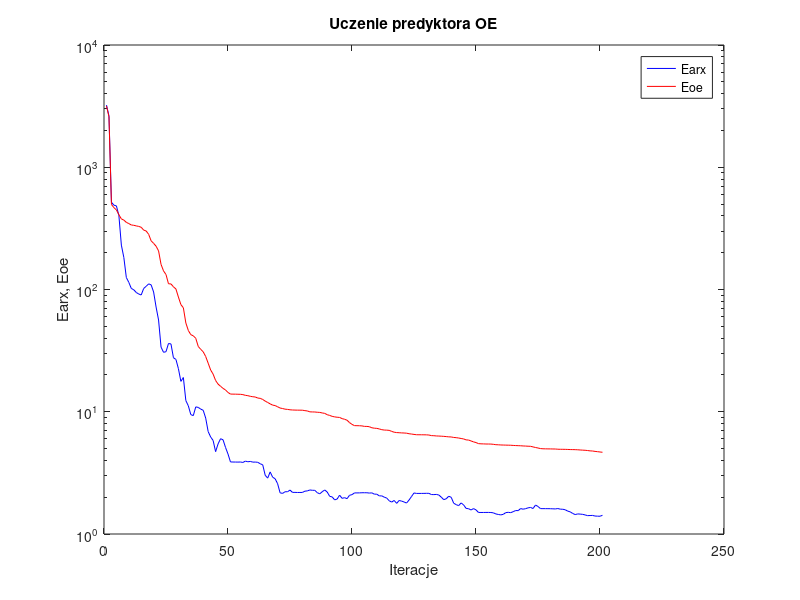
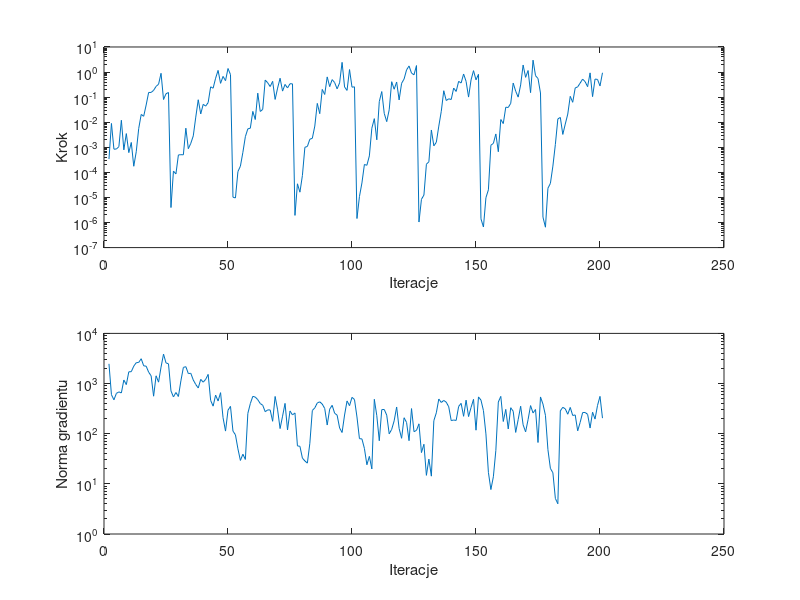

Here is the MATLAB script that generated these plots, in order:
%uczenie predyktora oe
clear all;
n=0; farx(n+1)=3.224729e+003; foe(n+1)=3.168989e+003; wspucz(n+1)=0.000000e+000; ng(n+1)=0.000000e+000;
%odnowa zmiennej metryki
n=1; farx(n+1)=2.632072e+003; foe(n+1)=2.592594e+003; krok(n+1)=3.383827e-004; ng(n+1)=2.472558e+003;
n=2; farx(n+1)=5.164581e+002; foe(n+1)=4.963931e+002; krok(n+1)=8.928204e-003; ng(n+1)=5.988871e+002;
n=3; farx(n+1)=4.893732e+002; foe(n+1)=4.674201e+002; krok(n+1)=8.410247e-004; ng(n+1)=4.741132e+002;
n=4; farx(n+1)=4.831772e+002; foe(n+1)=4.474313e+002; krok(n+1)=8.540993e-004; ng(n+1)=6.369838e+002;
n=5; farx(n+1)=4.027969e+002; foe(n+1)=4.093209e+002; krok(n+1)=1.060430e-003; ng(n+1)=6.820544e+002;
n=6; farx(n+1)=2.307877e+002; foe(n+1)=3.779809e+002; krok(n+1)=1.196341e-002; ng(n+1)=6.496307e+002;
n=7; farx(n+1)=1.826172e+002; foe(n+1)=3.694311e+002; krok(n+1)=7.905261e-004; ng(n+1)=1.176469e+003;
n=8; farx(n+1)=1.254337e+002; foe(n+1)=3.542731e+002; krok(n+1)=3.516052e-003; ng(n+1)=9.529819e+002;
n=9; farx(n+1)=1.143822e+002; foe(n+1)=3.461570e+002; krok(n+1)=6.134302e-004; ng(n+1)=1.714040e+003;
n=10; farx(n+1)=1.020863e+002; foe(n+1)=3.371907e+002; krok(n+1)=1.556794e-003; ng(n+1)=1.723517e+003;
n=11; farx(n+1)=9.949677e+001; foe(n+1)=3.351028e+002; krok(n+1)=1.752601e-004; ng(n+1)=2.224252e+003;
n=12; farx(n+1)=9.456312e+001; foe(n+1)=3.313343e+002; krok(n+1)=6.650130e-004; ng(n+1)=2.603833e+003;
n=13; farx(n+1)=9.184774e+001; foe(n+1)=3.282476e+002; krok(n+1)=5.654998e-003; ng(n+1)=2.636893e+003;
n=14; farx(n+1)=9.021614e+001; foe(n+1)=3.228585e+002; krok(n+1)=2.043074e-002; ng(n+1)=3.125577e+003;
n=15; farx(n+1)=1.019612e+002; foe(n+1)=3.060855e+002; krok(n+1)=1.725161e-002; ng(n+1)=2.256828e+003;
n=16; farx(n+1)=1.062287e+002; foe(n+1)=3.011362e+002; krok(n+1)=4.879939e-002; ng(n+1)=2.219980e+003;
n=17; farx(n+1)=1.111790e+002; foe(n+1)=2.827821e+002; krok(n+1)=1.537931e-001; ng(n+1)=1.687386e+003;
n=18; farx(n+1)=1.092020e+002; foe(n+1)=2.502345e+002; krok(n+1)=1.537931e-001; ng(n+1)=1.426640e+003;
n=19; farx(n+1)=9.546118e+001; foe(n+1)=2.385556e+002; krok(n+1)=1.865458e-001; ng(n+1)=5.593820e+002;
n=20; farx(n+1)=7.187679e+001; foe(n+1)=2.260670e+002; krok(n+1)=2.681247e-001; ng(n+1)=1.426789e+003;
n=21; farx(n+1)=5.631549e+001; foe(n+1)=2.070102e+002; krok(n+1)=3.262230e-001; ng(n+1)=1.066691e+003;
n=22; farx(n+1)=3.379260e+001; foe(n+1)=1.604732e+002; krok(n+1)=8.923142e-001; ng(n+1)=2.126555e+003;
n=23; farx(n+1)=3.064696e+001; foe(n+1)=1.420123e+002; krok(n+1)=8.044705e-002; ng(n+1)=3.860746e+003;
n=24; farx(n+1)=3.098819e+001; foe(n+1)=1.325583e+002; krok(n+1)=1.362644e-001; ng(n+1)=2.581250e+003;
n=25; farx(n+1)=3.615259e+001; foe(n+1)=1.114114e+002; krok(n+1)=1.534454e-001; ng(n+1)=2.471944e+003;
%odnowa zmiennej metryki
n=26; farx(n+1)=3.587141e+001; foe(n+1)=1.110574e+002; krok(n+1)=3.954660e-006; ng(n+1)=7.142934e+002;
n=27; farx(n+1)=2.766232e+001; foe(n+1)=1.052316e+002; krok(n+1)=1.123699e-004; ng(n+1)=5.409347e+002;
n=28; farx(n+1)=2.680844e+001; foe(n+1)=1.009588e+002; krok(n+1)=8.683747e-005; ng(n+1)=6.628653e+002;
n=29; farx(n+1)=2.252534e+001; foe(n+1)=8.676473e+001; krok(n+1)=4.958583e-004; ng(n+1)=5.521206e+002;
n=30; farx(n+1)=1.772841e+001; foe(n+1)=7.529796e+001; krok(n+1)=5.067687e-004; ng(n+1)=1.130705e+003;
n=31; farx(n+1)=1.905216e+001; foe(n+1)=7.084309e+001; krok(n+1)=5.014459e-004; ng(n+1)=2.096167e+003;
n=32; farx(n+1)=1.233897e+001; foe(n+1)=5.324746e+001; krok(n+1)=5.770731e-003; ng(n+1)=2.170211e+003;
n=33; farx(n+1)=1.118454e+001; foe(n+1)=4.623420e+001; krok(n+1)=8.786586e-004; ng(n+1)=1.580622e+003;
n=34; farx(n+1)=9.480212e+000; foe(n+1)=4.270770e+001; krok(n+1)=1.441974e-003; ng(n+1)=1.600352e+003;
n=35; farx(n+1)=9.296380e+000; foe(n+1)=4.179617e+001; krok(n+1)=2.855545e-003; ng(n+1)=1.177221e+003;
n=36; farx(n+1)=1.095985e+001; foe(n+1)=3.988071e+001; krok(n+1)=1.596002e-002; ng(n+1)=9.574684e+002;
n=37; farx(n+1)=1.085335e+001; foe(n+1)=3.421786e+001; krok(n+1)=7.859447e-002; ng(n+1)=8.146128e+002;
n=38; farx(n+1)=1.050828e+001; foe(n+1)=3.240550e+001; krok(n+1)=2.142359e-002; ng(n+1)=1.212064e+003;
n=39; farx(n+1)=1.028586e+001; foe(n+1)=3.092042e+001; krok(n+1)=5.157588e-002; ng(n+1)=1.065600e+003;
n=40; farx(n+1)=8.878030e+000; foe(n+1)=2.831279e+001; krok(n+1)=4.382471e-002; ng(n+1)=1.213110e+003;
n=41; farx(n+1)=6.884657e+000; foe(n+1)=2.496602e+001; krok(n+1)=6.081676e-002; ng(n+1)=1.521069e+003;
n=42; farx(n+1)=6.219302e+000; foe(n+1)=2.196582e+001; krok(n+1)=2.577175e-001; ng(n+1)=4.608418e+002;
n=43; farx(n+1)=5.818440e+000; foe(n+1)=2.030911e+001; krok(n+1)=2.268451e-001; ng(n+1)=3.541264e+002;
n=44; farx(n+1)=4.716957e+000; foe(n+1)=1.801818e+001; krok(n+1)=5.683253e-001; ng(n+1)=5.884969e+002;
n=45; farx(n+1)=5.462366e+000; foe(n+1)=1.683031e+001; krok(n+1)=1.164915e+000; ng(n+1)=4.486753e+002;
n=46; farx(n+1)=6.018188e+000; foe(n+1)=1.615680e+001; krok(n+1)=3.550835e-001; ng(n+1)=6.581758e+002;
n=47; farx(n+1)=5.898177e+000; foe(n+1)=1.553572e+001; krok(n+1)=6.710813e-001; ng(n+1)=2.085619e+002;
n=48; farx(n+1)=5.106850e+000; foe(n+1)=1.506939e+001; krok(n+1)=4.536903e-001; ng(n+1)=1.128029e+002;
n=49; farx(n+1)=4.508701e+000; foe(n+1)=1.437872e+001; krok(n+1)=1.386016e+000; ng(n+1)=2.943538e+002;
n=50; farx(n+1)=3.886140e+000; foe(n+1)=1.395218e+001; krok(n+1)=7.927530e-001; ng(n+1)=3.506992e+002;
%odnowa zmiennej metryki
n=51; farx(n+1)=3.880354e+000; foe(n+1)=1.393738e+001; krok(n+1)=1.023989e-005; ng(n+1)=1.127163e+002;
n=52; farx(n+1)=3.877799e+000; foe(n+1)=1.392813e+001; krok(n+1)=9.555815e-006; ng(n+1)=9.506070e+001;
n=53; farx(n+1)=3.874374e+000; foe(n+1)=1.390606e+001; krok(n+1)=1.077049e-004; ng(n+1)=4.989608e+001;
n=54; farx(n+1)=3.880942e+000; foe(n+1)=1.388910e+001; krok(n+1)=1.767236e-004; ng(n+1)=2.927256e+001;
n=55; farx(n+1)=3.849328e+000; foe(n+1)=1.381069e+001; krok(n+1)=6.303731e-004; ng(n+1)=3.901486e+001;
n=56; farx(n+1)=3.945906e+000; foe(n+1)=1.362558e+001; krok(n+1)=2.659087e-003; ng(n+1)=3.067605e+001;
n=57; farx(n+1)=3.897903e+000; foe(n+1)=1.353562e+001; krok(n+1)=5.445782e-003; ng(n+1)=2.539315e+002;
n=58; farx(n+1)=3.922607e+000; foe(n+1)=1.337654e+001; krok(n+1)=5.770731e-003; ng(n+1)=3.983932e+002;
n=59; farx(n+1)=3.872701e+000; foe(n+1)=1.326818e+001; krok(n+1)=2.702970e-002; ng(n+1)=5.559960e+002;
n=60; farx(n+1)=3.876115e+000; foe(n+1)=1.320143e+001; krok(n+1)=1.281894e-002; ng(n+1)=5.368655e+002;
n=61; farx(n+1)=3.859772e+000; foe(n+1)=1.294797e+001; krok(n+1)=1.439513e-001; ng(n+1)=4.773598e+002;
n=62; farx(n+1)=3.754285e+000; foe(n+1)=1.287023e+001; krok(n+1)=2.679765e-002; ng(n+1)=3.994692e+002;
n=63; farx(n+1)=3.681265e+000; foe(n+1)=1.260190e+001; krok(n+1)=3.252259e-002; ng(n+1)=3.688694e+002;
n=64; farx(n+1)=3.023021e+000; foe(n+1)=1.222150e+001; krok(n+1)=4.787134e-001; ng(n+1)=2.747840e+002;
n=65; farx(n+1)=2.865169e+000; foe(n+1)=1.190695e+001; krok(n+1)=3.745525e-001; ng(n+1)=2.981505e+002;
n=66; farx(n+1)=3.220004e+000; foe(n+1)=1.160385e+001; krok(n+1)=2.640676e-001; ng(n+1)=2.975044e+002;
n=67; farx(n+1)=2.917082e+000; foe(n+1)=1.133049e+001; krok(n+1)=4.268310e-001; ng(n+1)=1.768767e+002;
n=68; farx(n+1)=2.830605e+000; foe(n+1)=1.123732e+001; krok(n+1)=8.097460e-002; ng(n+1)=5.528595e+002;
n=69; farx(n+1)=2.579880e+000; foe(n+1)=1.098376e+001; krok(n+1)=2.292046e-001; ng(n+1)=2.993629e+002;
n=70; farx(n+1)=2.173007e+000; foe(n+1)=1.072879e+001; krok(n+1)=5.667570e-001; ng(n+1)=1.264924e+002;
n=71; farx(n+1)=2.148106e+000; foe(n+1)=1.062716e+001; krok(n+1)=1.738735e-001; ng(n+1)=2.234328e+002;
n=72; farx(n+1)=2.216684e+000; foe(n+1)=1.050100e+001; krok(n+1)=3.214238e-001; ng(n+1)=4.021075e+002;
n=73; farx(n+1)=2.216466e+000; foe(n+1)=1.045499e+001; krok(n+1)=2.320583e-001; ng(n+1)=1.188156e+002;
n=74; farx(n+1)=2.287976e+000; foe(n+1)=1.037538e+001; krok(n+1)=3.428611e-001; ng(n+1)=2.844113e+002;
n=75; farx(n+1)=2.189759e+000; foe(n+1)=1.033889e+001; krok(n+1)=3.388186e-001; ng(n+1)=2.368623e+002;
%odnowa zmiennej metryki
n=76; farx(n+1)=2.190444e+000; foe(n+1)=1.031968e+001; krok(n+1)=1.923071e-006; ng(n+1)=2.591871e+002;
n=77; farx(n+1)=2.186041e+000; foe(n+1)=1.030853e+001; krok(n+1)=3.501546e-005; ng(n+1)=5.715404e+001;
n=78; farx(n+1)=2.186541e+000; foe(n+1)=1.030332e+001; krok(n+1)=1.621284e-005; ng(n+1)=5.602200e+001;
n=79; farx(n+1)=2.187590e+000; foe(n+1)=1.029541e+001; krok(n+1)=7.509431e-005; ng(n+1)=3.261215e+001;
n=80; farx(n+1)=2.240198e+000; foe(n+1)=1.021404e+001; krok(n+1)=1.001196e-003; ng(n+1)=2.863674e+001;
n=81; farx(n+1)=2.252573e+000; foe(n+1)=1.015027e+001; krok(n+1)=1.078226e-003; ng(n+1)=2.589899e+001;
n=82; farx(n+1)=2.292099e+000; foe(n+1)=9.983248e+000; krok(n+1)=2.100870e-003; ng(n+1)=6.436738e+001;
n=83; farx(n+1)=2.277899e+000; foe(n+1)=9.966153e+000; krok(n+1)=2.282102e-003; ng(n+1)=2.902882e+002;
n=84; farx(n+1)=2.276656e+000; foe(n+1)=9.955679e+000; krok(n+1)=7.007869e-003; ng(n+1)=3.272606e+002;
n=85; farx(n+1)=2.178606e+000; foe(n+1)=9.904552e+000; krok(n+1)=5.625683e-002; ng(n+1)=4.102063e+002;
n=86; farx(n+1)=2.130315e+000; foe(n+1)=9.879817e+000; krok(n+1)=2.191235e-002; ng(n+1)=4.319814e+002;
n=87; farx(n+1)=2.218846e+000; foe(n+1)=9.775701e+000; krok(n+1)=2.032965e-001; ng(n+1)=3.897414e+002;
n=88; farx(n+1)=2.292194e+000; foe(n+1)=9.701153e+000; krok(n+1)=1.277097e-001; ng(n+1)=3.182690e+002;
n=89; farx(n+1)=2.204934e+000; foe(n+1)=9.459789e+000; krok(n+1)=6.404647e-001; ng(n+1)=1.489800e+002;
n=90; farx(n+1)=2.033862e+000; foe(n+1)=9.334111e+000; krok(n+1)=2.624788e-001; ng(n+1)=3.088483e+002;
n=91; farx(n+1)=2.011516e+000; foe(n+1)=9.171019e+000; krok(n+1)=5.007363e-001; ng(n+1)=3.679983e+002;
n=92; farx(n+1)=1.902234e+000; foe(n+1)=9.080214e+000; krok(n+1)=3.805404e-001; ng(n+1)=2.558174e+002;
n=93; farx(n+1)=1.931067e+000; foe(n+1)=9.017489e+000; krok(n+1)=2.143812e-001; ng(n+1)=2.343919e+002;
n=94; farx(n+1)=2.078805e+000; foe(n+1)=8.986813e+000; krok(n+1)=3.706964e-001; ng(n+1)=1.300623e+002;
n=95; farx(n+1)=1.956582e+000; foe(n+1)=8.785892e+000; krok(n+1)=2.438285e+000; ng(n+1)=1.056467e+002;
n=96; farx(n+1)=1.982965e+000; foe(n+1)=8.683601e+000; krok(n+1)=2.545463e-001; ng(n+1)=2.357487e+002;
n=97; farx(n+1)=1.945818e+000; foe(n+1)=8.524003e+000; krok(n+1)=1.853482e-001; ng(n+1)=4.495140e+002;
n=98; farx(n+1)=2.073691e+000; foe(n+1)=8.151831e+000; krok(n+1)=1.258303e+000; ng(n+1)=3.620550e+002;
n=99; farx(n+1)=2.098823e+000; foe(n+1)=7.883048e+000; krok(n+1)=2.496347e-001; ng(n+1)=5.304578e+002;
n=100; farx(n+1)=2.168259e+000; foe(n+1)=7.700080e+000; krok(n+1)=2.577175e-001; ng(n+1)=4.801935e+002;
%odnowa zmiennej metryki
n=101; farx(n+1)=2.168367e+000; foe(n+1)=7.691071e+000; krok(n+1)=1.443225e-006; ng(n+1)=2.156725e+002;
n=102; farx(n+1)=2.169814e+000; foe(n+1)=7.684977e+000; krok(n+1)=1.083629e-005; ng(n+1)=7.956727e+001;
n=103; farx(n+1)=2.175450e+000; foe(n+1)=7.661709e+000; krok(n+1)=3.785202e-005; ng(n+1)=7.873578e+001;
n=104; farx(n+1)=2.175375e+000; foe(n+1)=7.592111e+000; krok(n+1)=2.064568e-004; ng(n+1)=5.095294e+001;
n=105; farx(n+1)=2.174966e+000; foe(n+1)=7.587066e+000; krok(n+1)=1.915864e-004; ng(n+1)=2.402949e+001;
n=106; farx(n+1)=2.161433e+000; foe(n+1)=7.544674e+000; krok(n+1)=4.532388e-004; ng(n+1)=3.531020e+001;
n=107; farx(n+1)=2.170886e+000; foe(n+1)=7.397486e+000; krok(n+1)=5.767896e-003; ng(n+1)=1.983577e+001;
n=108; farx(n+1)=2.118310e+000; foe(n+1)=7.336422e+000; krok(n+1)=1.388291e-002; ng(n+1)=4.851612e+002;
n=109; farx(n+1)=2.117497e+000; foe(n+1)=7.314388e+000; krok(n+1)=1.986798e-003; ng(n+1)=2.285708e+002;
n=110; farx(n+1)=2.049864e+000; foe(n+1)=7.233918e+000; krok(n+1)=6.659479e-002; ng(n+1)=7.237251e+001;
n=111; farx(n+1)=2.051493e+000; foe(n+1)=7.137645e+000; krok(n+1)=1.668612e-001; ng(n+1)=3.019530e+002;
n=112; farx(n+1)=2.002329e+000; foe(n+1)=7.085290e+000; krok(n+1)=2.243330e-002; ng(n+1)=3.040731e+002;
n=113; farx(n+1)=1.967482e+000; foe(n+1)=7.072796e+000; krok(n+1)=1.053841e-002; ng(n+1)=2.343969e+002;
n=114; farx(n+1)=1.869899e+000; foe(n+1)=7.042407e+000; krok(n+1)=3.133413e-002; ng(n+1)=9.936461e+001;
n=115; farx(n+1)=1.824140e+000; foe(n+1)=6.909157e+000; krok(n+1)=4.128102e-001; ng(n+1)=1.220034e+002;
n=116; farx(n+1)=1.881375e+000; foe(n+1)=6.804458e+000; krok(n+1)=2.063035e-001; ng(n+1)=1.808557e+002;
n=117; farx(n+1)=1.780925e+000; foe(n+1)=6.755080e+000; krok(n+1)=4.004429e-001; ng(n+1)=3.408295e+002;
n=118; farx(n+1)=1.880021e+000; foe(n+1)=6.738170e+000; krok(n+1)=7.746905e-002; ng(n+1)=1.270184e+002;
n=119; farx(n+1)=1.858117e+000; foe(n+1)=6.714350e+000; krok(n+1)=3.556863e-001; ng(n+1)=8.095263e+001;
n=120; farx(n+1)=1.827794e+000; foe(n+1)=6.702648e+000; krok(n+1)=5.281352e-001; ng(n+1)=2.080862e+002;
n=121; farx(n+1)=1.792110e+000; foe(n+1)=6.678737e+000; krok(n+1)=1.221873e+000; ng(n+1)=1.677536e+002;
n=122; farx(n+1)=1.896156e+000; foe(n+1)=6.610602e+000; krok(n+1)=1.749656e+000; ng(n+1)=7.252210e+001;
n=123; farx(n+1)=2.026445e+000; foe(n+1)=6.571280e+000; krok(n+1)=9.073805e-001; ng(n+1)=3.169853e+002;
n=124; farx(n+1)=2.166133e+000; foe(n+1)=6.525961e+000; krok(n+1)=7.771907e-001; ng(n+1)=1.098234e+002;
n=125; farx(n+1)=2.147669e+000; foe(n+1)=6.486787e+000; krok(n+1)=1.817806e+000; ng(n+1)=1.165836e+002;
%odnowa zmiennej metryki
n=126; farx(n+1)=2.147560e+000; foe(n+1)=6.483737e+000; krok(n+1)=1.045578e-006; ng(n+1)=1.573700e+002;
n=127; farx(n+1)=2.148224e+000; foe(n+1)=6.481616e+000; krok(n+1)=8.423638e-006; ng(n+1)=4.201263e+001;
n=128; farx(n+1)=2.149218e+000; foe(n+1)=6.477745e+000; krok(n+1)=1.248150e-005; ng(n+1)=6.156709e+001;
n=129; farx(n+1)=2.151601e+000; foe(n+1)=6.472985e+000; krok(n+1)=2.114007e-004; ng(n+1)=1.477393e+001;
n=130; farx(n+1)=2.151514e+000; foe(n+1)=6.451485e+000; krok(n+1)=2.638590e-004; ng(n+1)=3.115495e+001;
n=131; farx(n+1)=2.102922e+000; foe(n+1)=6.380813e+000; krok(n+1)=4.896932e-003; ng(n+1)=1.424180e+001;
n=132; farx(n+1)=2.100169e+000; foe(n+1)=6.369035e+000; krok(n+1)=1.140915e-003; ng(n+1)=1.819256e+002;
n=133; farx(n+1)=2.107452e+000; foe(n+1)=6.339229e+000; krok(n+1)=1.588254e-003; ng(n+1)=2.609399e+002;
n=134; farx(n+1)=2.084454e+000; foe(n+1)=6.328004e+000; krok(n+1)=6.998367e-003; ng(n+1)=4.916803e+002;
n=135; farx(n+1)=2.002198e+000; foe(n+1)=6.310716e+000; krok(n+1)=2.727640e-002; ng(n+1)=4.194522e+002;
n=136; farx(n+1)=1.909145e+000; foe(n+1)=6.291275e+000; krok(n+1)=1.802050e-001; ng(n+1)=4.604052e+002;
n=137; farx(n+1)=1.942202e+000; foe(n+1)=6.263949e+000; krok(n+1)=7.327928e-002; ng(n+1)=4.253472e+002;
n=138; farx(n+1)=2.036789e+000; foe(n+1)=6.232429e+000; krok(n+1)=8.589342e-002; ng(n+1)=3.443138e+002;
n=139; farx(n+1)=1.996934e+000; foe(n+1)=6.221887e+000; krok(n+1)=8.035313e-002; ng(n+1)=1.826434e+002;
n=140; farx(n+1)=1.786784e+000; foe(n+1)=6.162701e+000; krok(n+1)=2.301336e-001; ng(n+1)=1.873157e+002;
n=141; farx(n+1)=1.738720e+000; foe(n+1)=6.139154e+000; krok(n+1)=1.686145e-001; ng(n+1)=1.839526e+002;
n=142; farx(n+1)=1.706772e+000; foe(n+1)=6.097536e+000; krok(n+1)=4.268310e-001; ng(n+1)=3.500447e+002;
n=143; farx(n+1)=1.794941e+000; foe(n+1)=6.043203e+000; krok(n+1)=3.655097e-001; ng(n+1)=4.023521e+002;
n=144; farx(n+1)=1.730995e+000; foe(n+1)=5.993062e+000; krok(n+1)=8.375141e-001; ng(n+1)=2.221684e+002;
n=145; farx(n+1)=1.619455e+000; foe(n+1)=5.887882e+000; krok(n+1)=4.268310e-001; ng(n+1)=4.662505e+002;
n=146; farx(n+1)=1.610808e+000; foe(n+1)=5.868598e+000; krok(n+1)=1.005379e-001; ng(n+1)=2.193484e+002;
n=147; farx(n+1)=1.572264e+000; foe(n+1)=5.770572e+000; krok(n+1)=4.865340e-001; ng(n+1)=3.333109e+002;
n=148; farx(n+1)=1.613641e+000; foe(n+1)=5.670571e+000; krok(n+1)=1.138091e+000; ng(n+1)=4.846297e+002;
n=149; farx(n+1)=1.575517e+000; foe(n+1)=5.598251e+000; krok(n+1)=4.903006e-001; ng(n+1)=1.175123e+002;
n=150; farx(n+1)=1.500479e+000; foe(n+1)=5.487247e+000; krok(n+1)=8.127796e-001; ng(n+1)=5.411768e+002;
%odnowa zmiennej metryki
n=151; farx(n+1)=1.500133e+000; foe(n+1)=5.464930e+000; krok(n+1)=1.401880e-006; ng(n+1)=4.673032e+002;
n=152; farx(n+1)=1.500141e+000; foe(n+1)=5.459040e+000; krok(n+1)=6.623605e-007; ng(n+1)=2.891591e+002;
n=153; farx(n+1)=1.501288e+000; foe(n+1)=5.446496e+000; krok(n+1)=9.772716e-006; ng(n+1)=9.917014e+001;
n=154; farx(n+1)=1.501514e+000; foe(n+1)=5.445971e+000; krok(n+1)=2.016710e-005; ng(n+1)=1.693355e+001;
n=155; farx(n+1)=1.499416e+000; foe(n+1)=5.440559e+000; krok(n+1)=1.212998e-003; ng(n+1)=7.691006e+000;
n=156; farx(n+1)=1.489654e+000; foe(n+1)=5.415473e+000; krok(n+1)=1.427772e-003; ng(n+1)=1.383599e+001;
n=157; farx(n+1)=1.458922e+000; foe(n+1)=5.376895e+000; krok(n+1)=3.401267e-003; ng(n+1)=4.634070e+001;
n=158; farx(n+1)=1.444953e+000; foe(n+1)=5.367905e+000; krok(n+1)=6.647718e-004; ng(n+1)=4.275517e+002;
n=159; farx(n+1)=1.433003e+000; foe(n+1)=5.348990e+000; krok(n+1)=1.279818e-002; ng(n+1)=5.546215e+002;
n=160; farx(n+1)=1.448668e+000; foe(n+1)=5.342471e+000; krok(n+1)=8.839546e-003; ng(n+1)=1.751573e+002;
n=161; farx(n+1)=1.495626e+000; foe(n+1)=5.333815e+000; krok(n+1)=3.968448e-002; ng(n+1)=3.053798e+002;
n=162; farx(n+1)=1.504806e+000; foe(n+1)=5.328239e+000; krok(n+1)=3.873324e-002; ng(n+1)=1.243891e+002;
n=163; farx(n+1)=1.494217e+000; foe(n+1)=5.321811e+000; krok(n+1)=5.671128e-002; ng(n+1)=3.296194e+002;
n=164; farx(n+1)=1.523306e+000; foe(n+1)=5.303499e+000; krok(n+1)=3.635836e-001; ng(n+1)=2.799679e+002;
n=165; farx(n+1)=1.555813e+000; foe(n+1)=5.289276e+000; krok(n+1)=1.725040e-001; ng(n+1)=1.060856e+002;
n=166; farx(n+1)=1.553075e+000; foe(n+1)=5.279330e+000; krok(n+1)=1.001107e-001; ng(n+1)=1.905829e+002;
n=167; farx(n+1)=1.614508e+000; foe(n+1)=5.269633e+000; krok(n+1)=3.068907e-001; ng(n+1)=3.531364e+002;
n=168; farx(n+1)=1.595585e+000; foe(n+1)=5.251101e+000; krok(n+1)=1.905690e+000; ng(n+1)=1.500983e+002;
n=169; farx(n+1)=1.611677e+000; foe(n+1)=5.240487e+000; krok(n+1)=6.155707e-001; ng(n+1)=1.089834e+002;
n=170; farx(n+1)=1.636423e+000; foe(n+1)=5.224658e+000; krok(n+1)=1.151610e+000; ng(n+1)=1.913266e+002;
n=171; farx(n+1)=1.649226e+000; foe(n+1)=5.216669e+000; krok(n+1)=1.510272e-001; ng(n+1)=3.635013e+002;
n=172; farx(n+1)=1.616398e+000; foe(n+1)=5.157500e+000; krok(n+1)=2.984733e+000; ng(n+1)=2.593329e+002;
n=173; farx(n+1)=1.725420e+000; foe(n+1)=5.100173e+000; krok(n+1)=7.178655e-001; ng(n+1)=3.034243e+002;
n=174; farx(n+1)=1.679302e+000; foe(n+1)=5.052052e+000; krok(n+1)=5.535078e-001; ng(n+1)=6.675655e+001;
n=175; farx(n+1)=1.613071e+000; foe(n+1)=4.998690e+000; krok(n+1)=1.464436e-001; ng(n+1)=5.403695e+002;
%odnowa zmiennej metryki
n=176; farx(n+1)=1.612281e+000; foe(n+1)=4.978074e+000; krok(n+1)=1.638298e-006; ng(n+1)=3.891259e+002;
n=177; farx(n+1)=1.611961e+000; foe(n+1)=4.973295e+000; krok(n+1)=6.502360e-007; ng(n+1)=2.325630e+002;
n=178; farx(n+1)=1.611485e+000; foe(n+1)=4.968235e+000; krok(n+1)=2.322634e-005; ng(n+1)=4.805857e+001;
n=179; farx(n+1)=1.610205e+000; foe(n+1)=4.966653e+000; krok(n+1)=3.635626e-005; ng(n+1)=2.033780e+001;
n=180; farx(n+1)=1.607061e+000; foe(n+1)=4.960119e+000; krok(n+1)=1.775310e-004; ng(n+1)=1.664046e+001;
n=181; farx(n+1)=1.603597e+000; foe(n+1)=4.957345e+000; krok(n+1)=1.303603e-003; ng(n+1)=5.122561e+000;
n=182; farx(n+1)=1.615514e+000; foe(n+1)=4.937004e+000; krok(n+1)=1.351485e-002; ng(n+1)=4.008187e+000;
n=183; farx(n+1)=1.596850e+000; foe(n+1)=4.931498e+000; krok(n+1)=1.552039e-002; ng(n+1)=2.854187e+002;
n=184; farx(n+1)=1.593720e+000; foe(n+1)=4.929813e+000; krok(n+1)=3.258189e-003; ng(n+1)=3.361413e+002;
n=185; farx(n+1)=1.578042e+000; foe(n+1)=4.925098e+000; krok(n+1)=8.468065e-003; ng(n+1)=3.127684e+002;
n=186; farx(n+1)=1.538145e+000; foe(n+1)=4.916744e+000; krok(n+1)=2.113019e-002; ng(n+1)=2.444395e+002;
n=187; farx(n+1)=1.517778e+000; foe(n+1)=4.906414e+000; krok(n+1)=1.077557e-001; ng(n+1)=3.342802e+002;
n=188; farx(n+1)=1.472224e+000; foe(n+1)=4.902875e+000; krok(n+1)=6.224674e-002; ng(n+1)=2.309249e+002;
n=189; farx(n+1)=1.441842e+000; foe(n+1)=4.896671e+000; krok(n+1)=2.320583e-001; ng(n+1)=2.366550e+002;
n=190; farx(n+1)=1.459853e+000; foe(n+1)=4.885544e+000; krok(n+1)=2.567403e-001; ng(n+1)=1.140614e+002;
n=191; farx(n+1)=1.454821e+000; foe(n+1)=4.867875e+000; krok(n+1)=3.636509e-001; ng(n+1)=1.682810e+002;
n=192; farx(n+1)=1.448019e+000; foe(n+1)=4.852649e+000; krok(n+1)=5.242150e-001; ng(n+1)=2.639321e+002;
n=193; farx(n+1)=1.432224e+000; foe(n+1)=4.840168e+000; krok(n+1)=4.128102e-001; ng(n+1)=2.651633e+002;
n=194; farx(n+1)=1.413385e+000; foe(n+1)=4.816917e+000; krok(n+1)=2.611580e-001; ng(n+1)=2.432508e+002;
n=195; farx(n+1)=1.416564e+000; foe(n+1)=4.786943e+000; krok(n+1)=9.282331e-001; ng(n+1)=1.297669e+002;
n=196; farx(n+1)=1.418967e+000; foe(n+1)=4.774267e+000; krok(n+1)=1.047148e-001; ng(n+1)=2.680795e+002;
n=197; farx(n+1)=1.402903e+000; foe(n+1)=4.739690e+000; krok(n+1)=5.250759e-001; ng(n+1)=1.956791e+002;
n=198; farx(n+1)=1.399268e+000; foe(n+1)=4.714504e+000; krok(n+1)=5.086203e-001; ng(n+1)=3.665089e+002;
n=199; farx(n+1)=1.397277e+000; foe(n+1)=4.687105e+000; krok(n+1)=2.785672e-001; ng(n+1)=5.549042e+002;
n=200; farx(n+1)=1.423506e+000; foe(n+1)=4.661774e+000; krok(n+1)=9.372047e-001; ng(n+1)=2.043361e+002;

figure; semilogy(farx,'b'); hold on; semilogy(foe,'r'); xlabel('Iteracje'); ylabel('Earx, Eoe'); legend('Earx','Eoe'); title('Uczenie predyktora OE');
figure; subplot(2,1,1); semilogy(krok); xlabel('Iteracje'); ylabel('Krok');
subplot(2,1,2); semilogy(ng); xlabel('Iteracje'); ylabel('Norma gradientu');
Earx=farx(n+1)
Eoe=foe(n+1)
